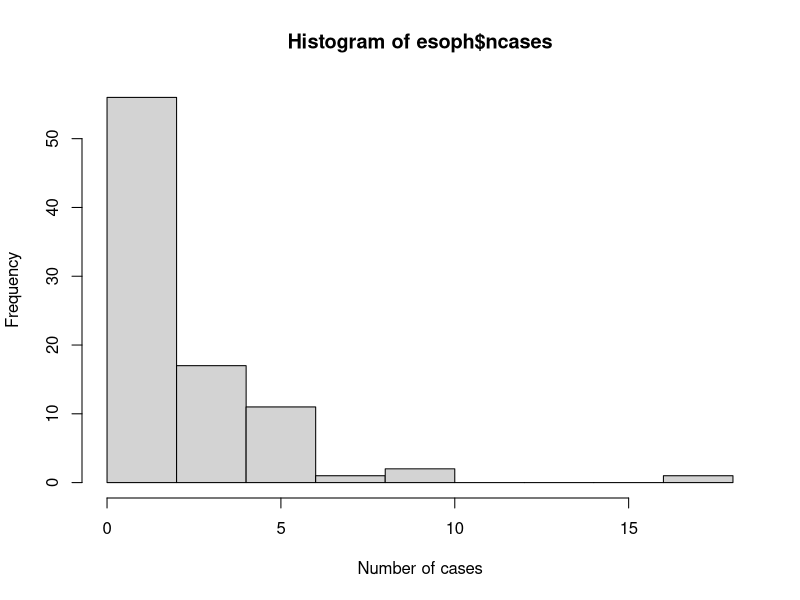

Write the R code that produced this figure.
#get Documentation from esoph dataset
help(esoph) #?esoph

#get number of rows
nrow(esoph)

#get number of columns
ncol(esoph)

#number of rows and dols in a vector
dim(esoph)

#display first 10 rows
head(esoph, 10)

#compute descriptive statistics for each column
summary(esoph)

#generate table of age and alcohol groups 
table(esoph$agegp, esoph$alcgp)

#generate table of age and tobacco groups 
table(esoph$agegp, esoph$tobgp)

#average number of cases per age group
tapply(esoph$ncases, esoph$agegp, mean)

# maximum number of cases per age groups and alcohol groups
gplist = list(esoph$agegp, esoph$alcgp)
tapply(esoph$ncases, gplist, max)

#maximum number of controls per alcohol groups
tapply(esoph$ncontrols, esoph$alcgp, max)

#a histogram of  ncases with custom x axis label:
hist(esoph$ncases, xlab="Number of cases")
